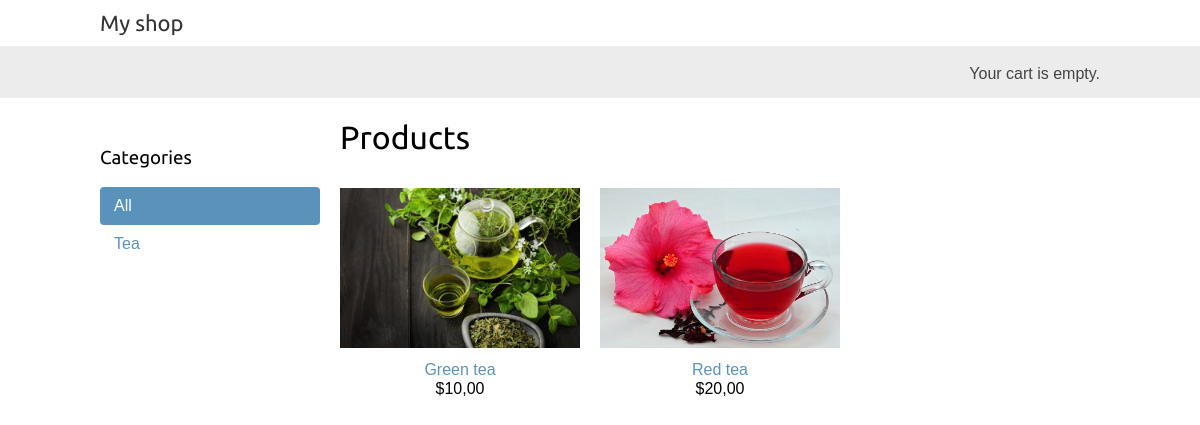
The app's page /, older data.
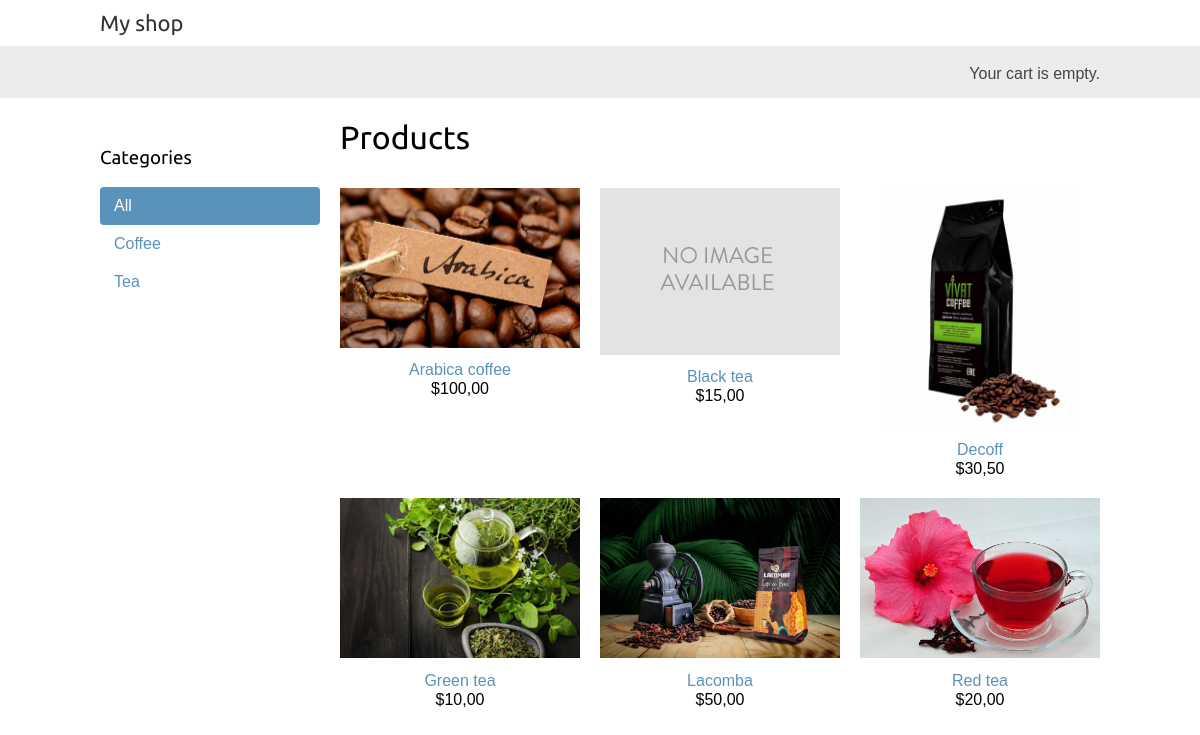
The same page, newer data.
### shop/models.py (models this page shows, shortened)
class Category(models.Model):
    name = models.CharField(max_length=200)
    slug = models.SlugField(max_length=200,
                            unique=True)
    class Meta:
        ordering = ['name']
        indexes = [
            models.Index(fields=['name']),
        ]
        verbose_name = 'category'
        verbose_name_plural = 'categories'
    def get_absolute_url(self):
        return reverse('shop:product_list_by_category',
                       args=[self.slug])

class Product(models.Model):
    category = models.ForeignKey(Category,
                                 related_name='products',
                                 on_delete=models.CASCADE)
    name = models.CharField(max_length=200)
    slug = models.SlugField(max_length=200)
    image = models.ImageField(upload_to='products/%Y/%m/%d',
                              blank=True)
    description = models.TextField(blank=True)
    price = models.DecimalField(max_digits=10,
                                decimal_places=2)
    available = models.BooleanField(default=True)
    created = models.DateTimeField(auto_now_add=True)
    updated = models.DateTimeField(auto_now=True)
    class Meta:
        ordering = ['name']
        indexes = [
            models.Index(fields=['id', 'slug']),
            models.Index(fields=['name']),
            models.Index(fields=['-created']),
        ]
    def get_absolute_url(self):
        return reverse('shop:product_detail',
                       args=[self.id, self.slug])

### shop/views.py (the view)
# urls.py: path('', views.product_list, name='product_list'),
def product_list(request, category_slug=None):
    category = None
    categories = Category.objects.all()
    products = Product.objects.filter(available=True)
    if category_slug:
        category = get_object_or_404(Category, slug=category_slug)
        products = products.filter(category=category)
    return render(request,
                  'shop/product/list.html',
                  {'category': category,
                   'categories': categories,
                   'products': products})

### cart/cart.py (called while the page is built)
    def __len__(self):
        return sum(item['quantity'] for item in self.cart.values())

### cart/context_processors.py (called while the page is built)
def cart(request):
    return {'cart': Cart(request)}

### shop/templates/shop/product/list.html (shortened to what this page needs)
{% extends "shop/base.html" %}
{% load static %}
{% block content %}
  <div id="sidebar">
    <h3>Categories</h3>
    <ul>
      <li {% if not category %}class="selected"{% endif %}>
        <a href='{% url "shop:product_list" %}'>All</a>
      </li>
      {% for c in categories %}
        <li {% if category.slug == c.slug %}class="selected"{% endif %}>
          <a href="{{ c.get_absolute_url }}">{{ c.name }}</a>
        </li>
      {% endfor %}
    </ul>
  </div>
  <div id="main" class="product-list">
    <h1>{% if category %}{{ category.name }}{% else %}Products{% endif %}</h1>
    {% for product in products %}
      <div class="item">
        <a href="{{ product.get_absolute_url }}">
          <img src='{% if product.image %}{{ product.image.url }}{% else %}{% static "img/no_image.png" %}{% endif %}'>
        </a>
        <a href="{{ product.get_absolute_url }}">{{ product.name }}</a>
        <br>
        ${{ product.price }}
      </div>
    {% endfor %}
  </div>
{% endblock %}

### shop/templates/shop/base.html (shortened to what this page needs)
{% load static %}
<!DOCTYPE html>
<html>
  <head>
    <link href='{% static "css/base.css" %}' rel="stylesheet">
  </head>
  <body>
    <div id="header">
      <a href="/" class="logo">My shop</a>
    </div>
    <div id="subheader">
      <div class="cart">
        {% with total_items=cart|length %}
          {% if total_items > 0 %}
            Your cart:
            <a href='{% url "cart:cart_detail" %}'>
              {{ total_items }} item{{ total_items|pluralize }},
              ${{ cart.get_total_price }}
            </a>
          {% elif not order %}
            Your cart is empty.
          {% endif %}
        {% endwith %}
      </div>
    </div>
    <div id="content">
      {% block content %}
      {% endblock %}
    </div>
  </body>
</html>

### shop/static/css/base.css (style rules this page uses)
body { margin:0; padding:0; font-family:helvetica, sans-serif; }
h1, h2, h3, h4, h5 , h6 { font-family: 'Ubuntu', sans-serif; font-weight:normal; }
a { text-decoration:none; color:#5993bb; }
#header { padding:10px 100px; font-size:18px; overflow:auto; }
#subheader { background:#ececec; color:#444; padding:15px 100px; overflow:auto; }
#header .logo { font-family: 'Ubuntu', sans-serif; float:left; color:#333; font-size:22px; margin-right:10%; }
#subheader .cart { float:right; padding-top:4px; }
#content { padding:0 100px; overflow:hidden; }
#sidebar { width:220px; padding:30px 20px 0 0; float:left; }
#sidebar ul { margin:0; padding:0; }
#sidebar ul li { margin:0; list-style:none; padding:10px 14px; }
#sidebar ul li a { display:block; }
#sidebar ul li.selected { background:#5993bb; border-radius:4px; }
#sidebar ul li.selected a { color:#fff; }
#main { float:left; width: 96%; margin-right:-220px; overflow:hidden; }
.product-list .item { width:25%; padding:10px 20px 10px 0; float:left; text-align:center; line-height:1.2; }
.product-list .item img { width:100%; margin-bottom:8px; }

Row changes from the older to the newer data that the page shows:
added Category: name "Coffee"
added Product: image (picture), name "Arabica coffee", price "100,00"
added Product: name "Black tea", price "15,00"
added Product: image (picture), name "Decoff", price "30,50"
added Product: image (picture), name "Lacomba", price "50,00"
